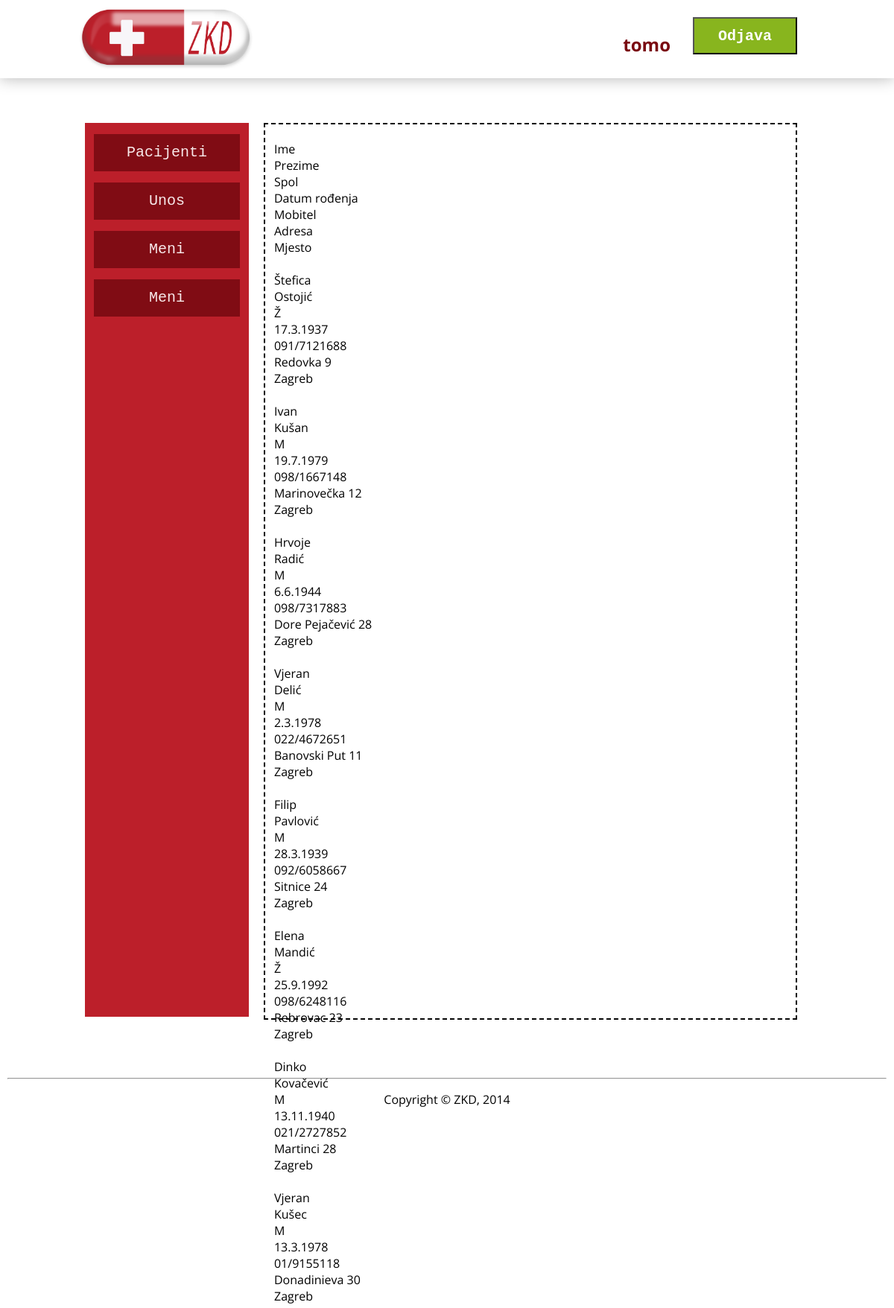
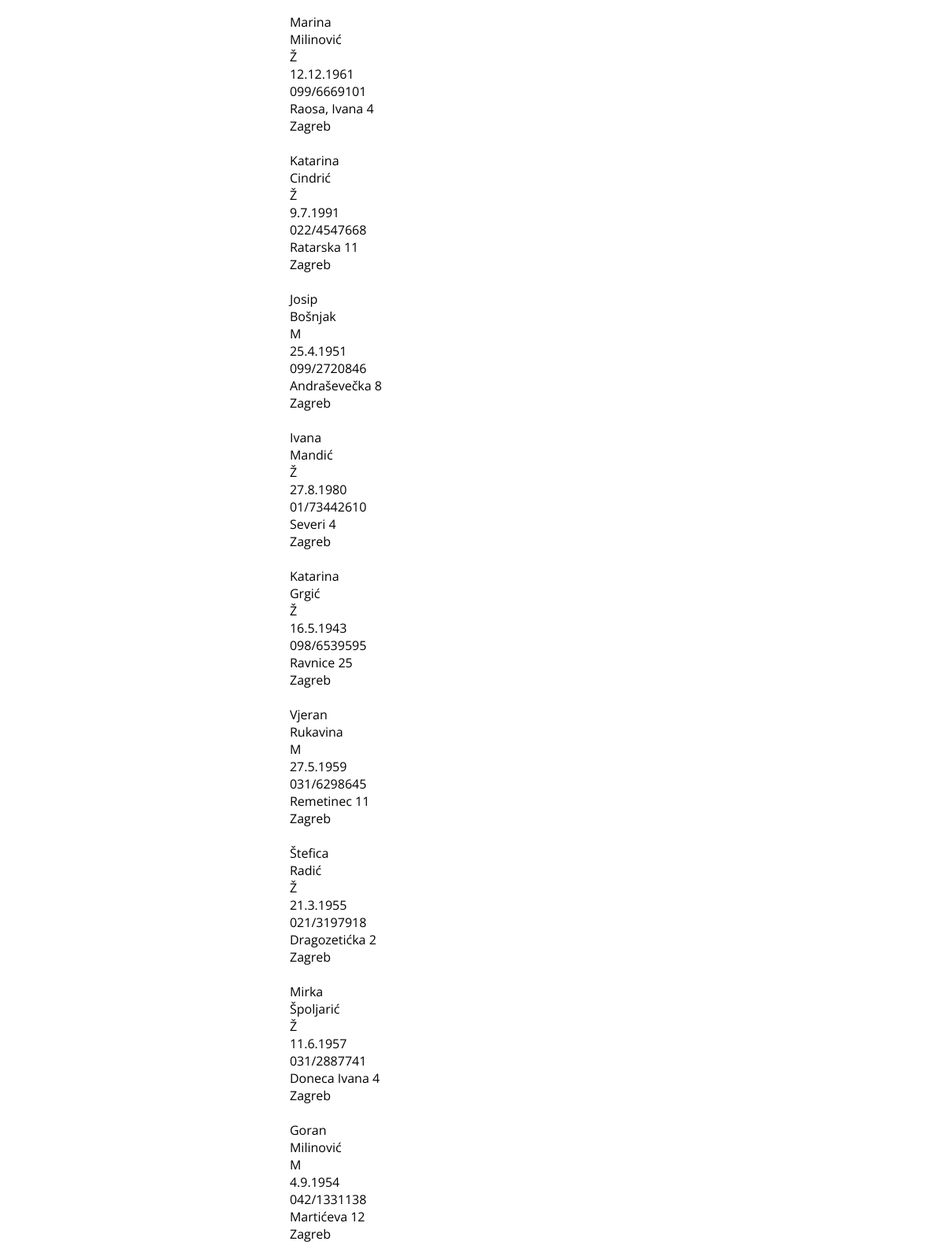
Screenshot of /lab3/baza.php (signed in, upper part) with the database file from the repository (2 pictures, top to bottom).
### tables this page shows
CREATE TABLE IF NOT EXISTS `pacijenti` (
  `ime` text NOT NULL,
  `prezime` text NOT NULL,
  `spol` text NOT NULL,
  `datumrodenja` text NOT NULL,
  `mobitel` text NOT NULL,
  `adresa` text NOT NULL,
  `mjesto` text NOT NULL
);

### lab3/baza.php (the view, shortened to what this page needs)
<!DOCTYPE html>
<html>
<head>
  <link rel="stylesheet" href="normalize.css" />
  <link rel="stylesheet" href="grid.css" />
  <link rel="stylesheet" href="stil.css" />
</head>
<body>
  <header class="site-header">
     <div class="row">
         <img src="images/logo.png">
         <div class="gumb column column-2">
	        <a href="login.html"><button type="button" class="bttn" >Odjava</button></a>
	     </div>
         <div class="korisnik column column-3">
    		 <h2>
				   <?php
                    echo $_SESSION['pac'];
                    ?>
			</h2>
	     </div>
     </div>
  </header>
  <section class="gray-boxes row">
    <div class="meni column column-3">
	  <div class="izbor column column 2">
		  <a href="pacijenti.php">Pacijenti</a>
      </div>
	  <div class="izbor column column 2">
		  <a href="unos.php">Unos</a>
      </div>
	  <div class="izbor column column 2">
		   <a href="#">Meni</a>
      </div>
	  <div class="izbor column column 2">
		  <a href="#">Meni</a>
      </div>
    </div>
    <div class="sadrzaj column column-9">
            <?php
                    $con=mysqli_connect("localhost","root","123","zdk");
					    mysqli_query($con,"SET NAMES 'utf8'");
					    mysqli_query($con,"SET CHARACTER_SET 'utf8'");
					    $result = mysqli_query($con,"SELECT * FROM pacijenti");
					  while($row = mysqli_fetch_array($result))
					    {
					   echo
							'</br>'. $row['ime'] .'</br>'.
                         	$row['prezime'] .'</br>'	.
					         $row['spol'] .'</br>'.
							 $row['datumrodenja'] .'</br>'.
							 $row['mobitel'] .'</br>'.
							 $row['adresa'] .'</br>'.
							 $row['mjesto'] .'</br>';
					    }
			?>
     </div>
  </section>
  <footer class="site-footer">
	<hr>
    <p>Copyright &copy; ZKD, 2014</p>
  </footer>
</body>
</html>

### lab3/grid.css (style rules this page uses)
.row:before, .row:after, .column:before, .column:after, .cf:before, .cf:after { content: " "; display: table; }
.row:after, .column:after, .cf:after { clear: both; }
.row, .column, .cf { *zoom: 1; }
.column-2 { width: 140px; }
.column-3 { width: 220px; }
.column-9 { width: 700px; }
.column-2 { width: 14.58333333333333%; }
.column-3 { width: 22.91666666666667%; }
.column-9 { width: 72.91666666666667%; }
.column { margin: 0 1.041666666666667%; float: left; }
.row { max-width: 960px; margin: 0 auto; }

### lab3/stil.css (style rules this page uses)
body { margin: 0; padding: 0; font-family: 'Open Sans', Helvetica, sans-serif; }
img { max-width: 100%; }
h1, h2 { color: #028A9E; }
.site-header { background: #FFF; padding: 0px 0; -webkit-box-shadow: 0 0 20px rgba(0,0,0,0.3); -moz-box-shadow: 0 0 20px rgba(0,0,0,0.3); box-shadow: 0 0 20px rgba(0,0,0,0.3); width: 100%; }
.site-header img { width:250px; height:100px; margin-left: -23px; }
a { color: #DB5949; }
.gray-boxes { margin: 5% auto; margin-top:60px; }
.meni { height:1200px; background: #BC1F2A ; margin-left: -6px; }
.izbor { width: 89.1%; height:50px; margin-top:15px; margin-left: 12px; background:#7A0A12 ; opacity:0.9; }
.izbor a { height:40px; display:block; text-align:center; font-size:20px; font-family: "Lucida Console", Monaco, monospace; padding-top: 13px; color:#fff; text-decoration: none; }
.sadrzaj { height:1200px; border-style:dashed; border-width:2px; padding-left:12px; }
.korisnik { height:50px; float:right; padding-top: 23px; }
.korisnik h2 { color:#7A0A12 ; text-align:right; padding-right: 10px; }
.gumb { float:right; height:50px; padding-top: 23px; }
.bttn { background:#88B51E; height:50px; width:100%; font-size:20px; font-family: "Lucida Console", Monaco, monospace; font-weight: bold; color:#fff; }
.site-footer { margin-top: 20px; text-align: center; padding: 10px; background: #FFF; }

### rows the page displays
pacijenti: ime "Ime", prezime "Prezime", spol "Spol", datumrodenja "Datum rođenja", mobitel "Mobitel", adresa "Adresa", mjesto "Mjesto"
pacijenti: ime "Štefica", prezime "Ostojić", spol "Ž", datumrodenja "17.3.1937", mobitel "091/7121688", adresa "Redovka 9", mjesto "Zagreb"
pacijenti: ime "Ivan", prezime "Kušan", spol "M", datumrodenja "19.7.1979", mobitel "098/1667148", adresa "Marinovečka 12", mjesto "Zagreb"
pacijenti: ime "Hrvoje", prezime "Radić", spol "M", datumrodenja "6.6.1944", mobitel "098/7317883", adresa "Dore Pejačević 28", mjesto "Zagreb"
pacijenti: ime "Vjeran", prezime "Delić", spol "M", datumrodenja "2.3.1978", mobitel "022/4672651", adresa "Banovski Put 11", mjesto "Zagreb"
pacijenti: ime "Filip", prezime "Pavlović", spol "M", datumrodenja "28.3.1939", mobitel "092/6058667", adresa "Sitnice 24", mjesto "Zagreb"
pacijenti: ime "Elena", prezime "Mandić", spol "Ž", datumrodenja "25.9.1992", mobitel "098/6248116", adresa "Rebrovac 23", mjesto "Zagreb"
pacijenti: mobitel "021/2727852", adresa "Martinci 28", mjesto "Zagreb"
pacijenti: ime "Vjeran", prezime "Kušec", spol "M", datumrodenja "13.3.1978", mobitel "01/9155118", adresa "Donadinieva 30", mjesto "Zagreb"
pacijenti: ime "Marina", prezime "Milinović", spol "Ž", datumrodenja "12.12.1961", mobitel "099/6669101", adresa "Raosa, Ivana 4", mjesto "Zagreb"
pacijenti: ime "Katarina", prezime "Cindrić", spol "Ž", datumrodenja "9.7.1991", mobitel "022/4547668", adresa "Ratarska 11", mjesto "Zagreb"
pacijenti: ime "Josip", prezime "Bošnjak", spol "M", datumrodenja "25.4.1951", mobitel "099/2720846", adresa "Andraševečka 8", mjesto "Zagreb"
pacijenti: ime "Ivana", prezime "Mandić", spol "Ž", datumrodenja "27.8.1980", mobitel "01/73442610", adresa "Severi 4", mjesto "Zagreb"
pacijenti: ime "Katarina", prezime "Grgić", spol "Ž", datumrodenja "16.5.1943", mobitel "098/6539595", adresa "Ravnice 25", mjesto "Zagreb"
pacijenti: ime "Vjeran", prezime "Rukavina", spol "M", datumrodenja "27.5.1959", mobitel "031/6298645", adresa "Remetinec 11", mjesto "Zagreb"
pacijenti: ime "Štefica", prezime "Radić", spol "Ž", datumrodenja "21.3.1955", mobitel "021/3197918", adresa "Dragozetićka 2", mjesto "Zagreb"
pacijenti: ime "Mirka", prezime "Špoljarić", spol "Ž", datumrodenja "11.6.1957", mobitel "031/2887741", adresa "Doneca Ivana 4", mjesto "Zagreb"
pacijenti: ime "Goran", prezime "Milinović", spol "M", datumrodenja "4.9.1954", mobitel "042/1331138", adresa "Martićeva 12", mjesto "Zagreb"

### other values shown
$_SESSION['pac'] "tomo"
